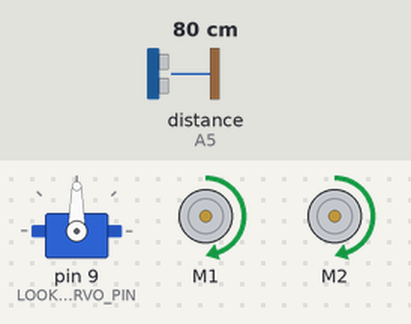
The sketch below on a simulated Arduino Uno, built with avr-gcc and run on an emulated ATmega328P. Parts: servo, 2 × DC motor (green arrow = forward, orange = backward, longer = faster). Wiring (inferred from the names in the program): ultrasonic range finder: trigger A4; echo A5. The test bench sets the inputs (shaded band); at power-on: distance to the obstacle (sensor on A5) 80 cm. The echo pulse lasts 58.3 µs per cm.

Above: at 1.2 s.
1.3 s: distance to the obstacle (sensor on A5) set to 24 cm
2.8 s: distance to the obstacle (sensor on A5) set to 19 cm
At 3.7 s:
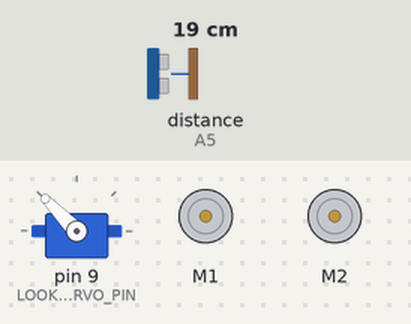
At 6.3 s:
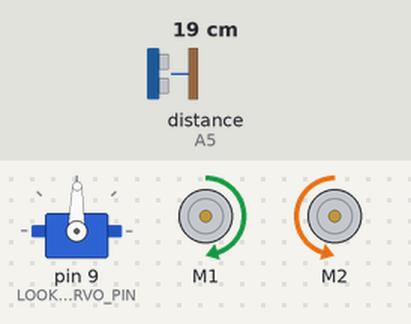
Timing chart, 0 to 11.8 s (numbered marks = the images above; inputs shaded):
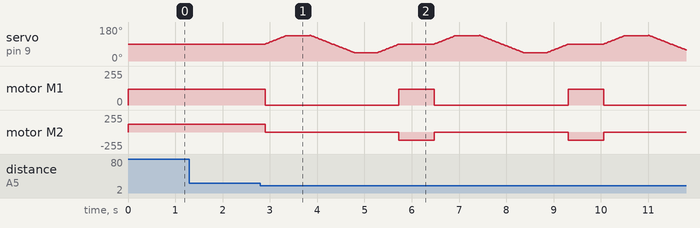

Measured:
- the behaviour switches between 22 and 21 cm on distance to the obstacle (sensor on A5) (found by bisection; images 0 and 1)
- after the input at 1.3 s, every drawn part: stays the same

The sketch:

cart.ino
```cpp
#include <Servo.h>
#include <AFMotor.h>

#define LOOKOUT_SERVO_PIN 9
#define TOP_SPEED 120
#define TRIG_PIN A4
#define ECHO_PIN A5
#define TURN_RADIUS 750
#define FORWARD_RUNTIME 100

AF_DCMotor motorLeft(1, MOTOR12_64KHZ);
AF_DCMotor motorRight(2, MOTOR12_64KHZ);
Servo lookoutServo;

void setup() {
  initLookoutServo();
  motorLeft.setSpeed(TOP_SPEED);
  motorRight.setSpeed(TOP_SPEED);

  pinMode(TRIG_PIN, OUTPUT); // Sets the trigPin as an Output
  pinMode(ECHO_PIN, INPUT); // Sets the echoPin as an Input
}

void loop() {
  // get obstacle distance at front
  int frontDistance = getObstacleDistance();

  // if distance in front of cart is greater than 20cm, then go forward
  if(frontDistance > 20) {
    driveForward(FORWARD_RUNTIME);
  } else {
    // stop the cart
    applyBreak();

    // look right and get right obstacle distance
    int rightDistance = getRightDistance();
    // look left and get left obstacle distance
    int leftDistance = getLeftDistance();

    if(rightDistance > leftDistance){
      turnRight(TURN_RADIUS);
    } else {
      turnLeft(TURN_RADIUS);
    }
  }
}

int getObstacleDistance(){
  // Clears the trigPin
  digitalWrite(TRIG_PIN, LOW);
  delayMicroseconds(2);

  // Sets the trigPin on HIGH state for 10 micro seconds
  digitalWrite(TRIG_PIN, HIGH);
  delayMicroseconds(10);
  digitalWrite(TRIG_PIN, LOW);

  // Reads the echoPin, returns the sound wave travel time in microseconds
  long duration = pulseIn(ECHO_PIN, HIGH);
  // Calculating the distance. distance = (Speed of sound * duration) / 2
  int distance = duration*0.034/2;

  return distance;
}

void initLookoutServo(){
  lookoutServo.attach(LOOKOUT_SERVO_PIN); // attach lookout servo to pin 9
  lookoutServo.write(90); // set lookout servo to angle 0
}

int getRightDistance(){
  for(int angle = 91; angle < 135; angle++)
  {
    lookoutServo.write(angle);
    delay(10);
  }

  delay(500);
  int distance = getObstacleDistance();

  for(int angle = 136; angle >= 90; angle--)
  {
    lookoutServo.write(angle);
    delay(10);
  }

  return distance;
}

int getLeftDistance(){
  for(int angle = 90; angle >= 45; angle--)
  {
    lookoutServo.write(angle);
    delay(10);
  }

  delay(500);
  int distance = getObstacleDistance();

  for(int angle = 46; angle < 90; angle++)
  {
    lookoutServo.write(angle);
    delay(10);
  }

  return distance;
}

void driveForward(int timeDelay) {
  motorRight.run(FORWARD);
  motorLeft.run(FORWARD);
  delay(timeDelay);
}

void driveBackward() {
  motorRight.run(BACKWARD);
  motorLeft.run(BACKWARD);
}

void applyBreak() {
  motorRight.run(RELEASE);
  motorLeft.run(RELEASE);
}

void turnRight(int timeDelay) {
  motorRight.run(FORWARD);
  motorLeft.run(BACKWARD);
  delay(timeDelay);
}

void turnLeft(int timeDelay) {
  motorRight.run(BACKWARD);
  motorLeft.run(FORWARD);
  delay(timeDelay);
}
```
